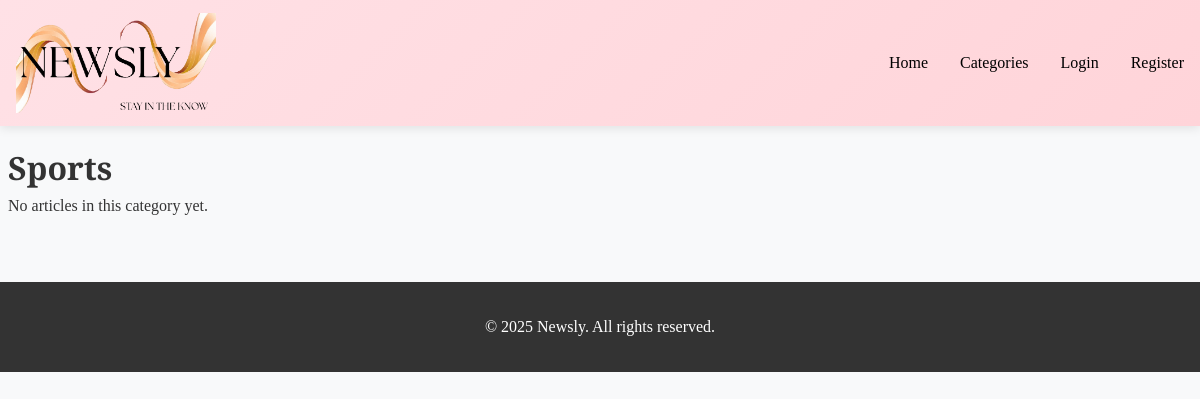
The app's page /category/2/, older data.
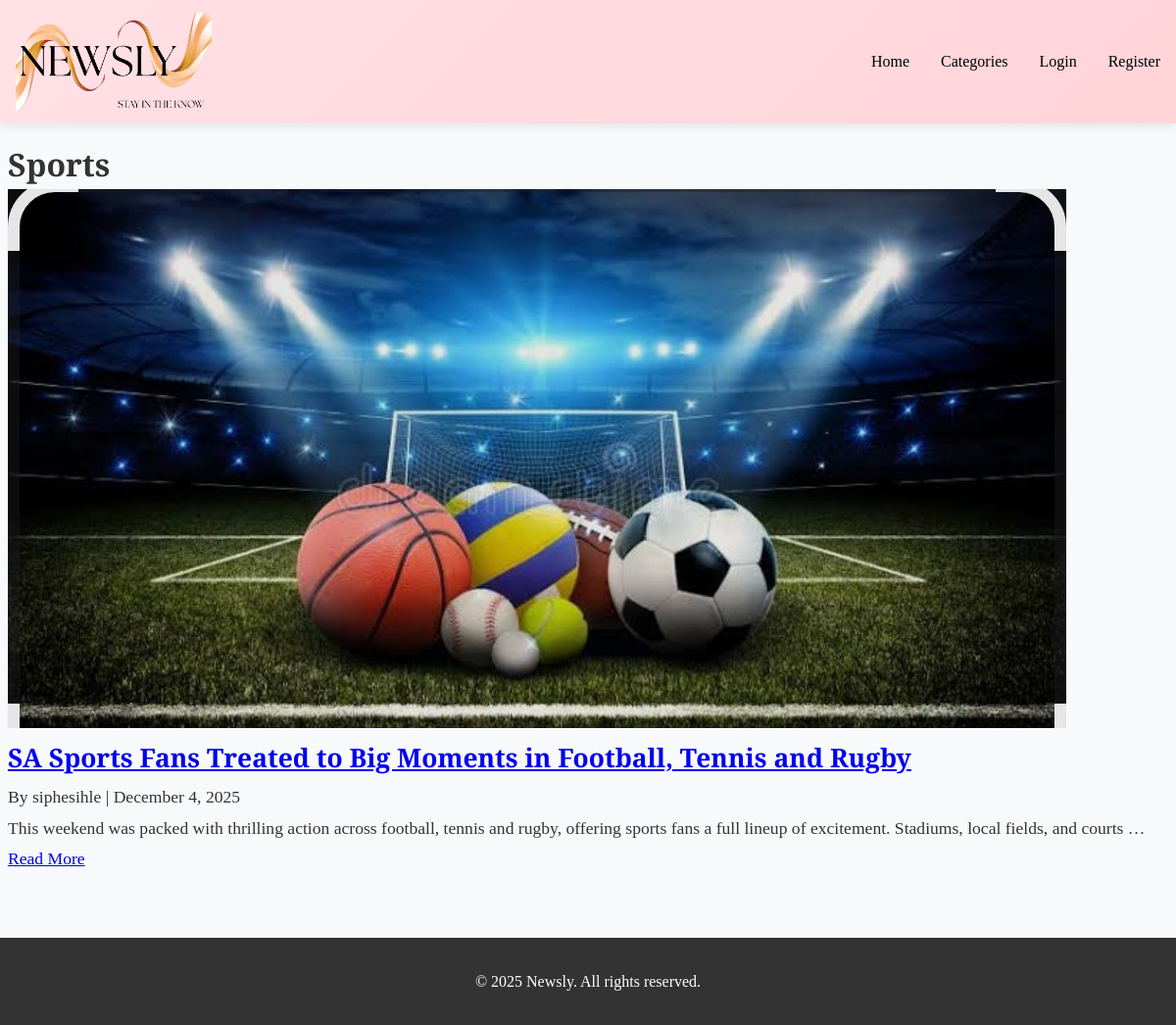
The same page, newer data.
### newsapp/models.py (models this page shows, shortened)
class Category(models.Model):
    name = models.CharField(max_length=100)

class Article(models.Model):
    title = models.CharField(max_length=255)
    content = models.TextField()
    image = models.ImageField(upload_to="articles/", blank=True, null=True)
    category = models.ForeignKey(Category, on_delete=models.SET_NULL, null=True)
    author = models.ForeignKey(User, on_delete=models.CASCADE)
    created_at = models.DateTimeField(auto_now_add=True)

### newsapp/views.py (the view)
# urls.py: path('category/<int:category_id>/', views.category_articles, name='category_articles'),
def category_articles(request, category_id):
    category = get_object_or_404(Category, pk=category_id)
    articles = Article.objects.filter(category=category).order_by('-created_at')
    return render(request, 'newsapp/category_articles.html', {
        "category": category,
        "articles": articles
    })

### newsapp/templates/newsapp/category_articles.html (shortened to what this page needs)
{% extends 'newsapp/base.html' %}
{% block content %}
<h1>{{ category.name }}</h1>
<div class="articles-grid">
    {% for article in articles %}
    <article class="article-card">
        {% if article.image %}
        <img src="{{ article.image.url }}" alt="{{ article.title }}" class="article-image">
        {% endif %}
        <div class="article-content">
            <h2 class="article-title">
                <a href="{% url 'article_detail' article.id %}">{{ article.title }}</a>
            </h2>
            <div class="article-meta">
                By {{ article.author }} | {{ article.created_at|date:"F j, Y" }}
            </div>
            <p class="article-excerpt">{{ article.content|truncatewords:25 }}</p>
            <a href="{% url 'article_detail' article.id %}" class="read-more">Read More</a>
        </div>
    </article>
    {% empty %}
        <p>No articles in this category yet.</p>
    {% endfor %}
</div>
{% endblock %}

### newsapp/templates/newsapp/base.html (shortened to what this page needs)
<!DOCTYPE html>
<html lang="en">
<head>
    {% load static %}
    <link rel="stylesheet" href="{% static 'newsapp/css/style.css' %}">
</head>
<body>
    <header class="header">
        <nav class="navbar">
            <a href="{% url 'home' %}" class="logo-container">
                <img src="{% static 'newsapp/images/logo5.png' %}" alt="News App Logo" class="logo-image">
            </a>
            <ul class="nav-links">
                <li><a href="{% url 'home' %}">Home</a></li>
                <li><a href="{% url 'categories' %}">Categories</a></li>
                {% if user.is_authenticated %}
                    <li><a href="{% url 'add_article' %}">Add Article</a></li>
                    <li>
                        <form action="{% url 'logout' %}" method="POST" style="display:inline;">
                            {% csrf_token %}
                            <button type="submit" class="btn logout-btn">
                                Logout ({{ user.username }})
                            </button>
                        </form>
                    </li>
                {% else %}
                    <li><a href="{% url 'login' %}">Login</a></li>
                    <li><a href="{% url 'register' %}">Register</a></li>
                {% endif %}
            </ul>
        </nav>
    </header>
    <main class="container">
        {% block content %}
        {% endblock %}
    </main>
    <footer class="footer">
        <p>&copy; 2025 Newsly. All rights reserved.</p>
    </footer>
</body>
</html>

### newsapp/static/newsapp/css/style.css (style rules this page uses)
* { margin: 0; padding: 0; box-sizing: border-box; }
body { font-family: 'Playfair Display', serif; line-height: 1.6; color: #333; background-color: #f8f9fa; }
.header { background: linear-gradient(135deg, #ffe1e6, #ffd4d9); color: rgb(2, 2, 2); padding: 0.8rem 0; box-shadow: 0 2px 10px rgba(0,0,0,0.1); }
.navbar { display: flex; justify-content: space-between; align-items: center; max-width: 1400px; margin: 0 auto; padding: 0 1rem; }
.logo-container { display: flex; align-items: center; text-decoration: none; }
.logo-image { height: 100px; width: auto; transition: transform 0.3s ease; }
.nav-links { display: flex; list-style: none; gap: 2rem; }
.nav-links a { color: rgb(0, 0, 0); text-decoration: none; transition: opacity 0.3s; }
.container { max-width: 1500px !important; margin: 1rem auto; padding: 0 0.5rem; }
.article-content { font-size: 1.1rem; line-height: 1.8; }
.footer { background: #333; color: white; text-align: center; padding: 2rem 0; margin-top: 4rem; }

Row changes from the older to the newer data that the page shows:
added Article: image (picture), title "SA Sports Fans Treated to Big Moments in Football, Tennis and Rugby", author "siphesihle", created_at "December 4, 2025", content "This weekend was packed with thrilling action across football, tennis and rugby, offering sports fans a full lineup of excitement. Stadiums, local fields, and courts …"
Text that changed along with them:
text no longer shown: "No articles in this category yet."
